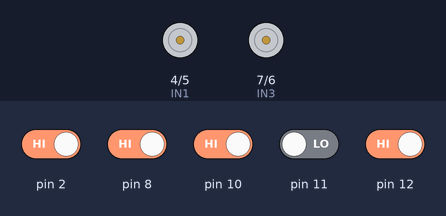
Bench run of a sketch on a simulated Arduino Uno, built with avr-gcc and run on an emulated ATmega328P. Parts: motor-driver pin pairs drawn as motors (green arrow = first pin HIGH = forward, orange = second pin HIGH = backward, longer = more drive, scaled by the enable pin). The test bench sets the inputs (shaded band); at power-on: pin 2, pin 8, pin 10, pin 12 HIGH, pin 11 LOW. What the sketch prints to the serial monitor is not drawn.

Above: at 1.2 s.
1.3 s: pin 11 driven HIGH
At 1.8 s:
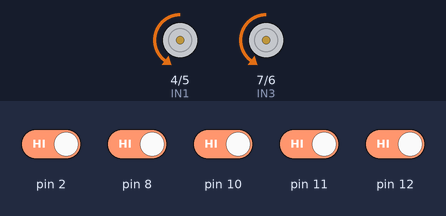
2.8 s: pin 12 driven LOW
At 3.8 s:
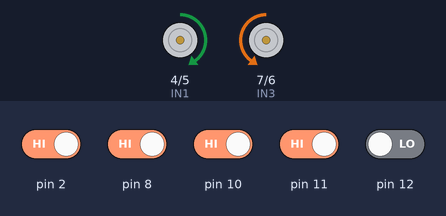
4.3 s: pin 2 driven LOW
At 4.7 s:
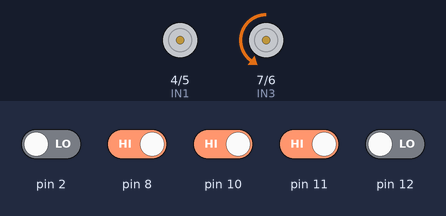
5.8 s: pin 10 driven LOW
7.4 s: pin 8 driven LOW
At 8.0 s:
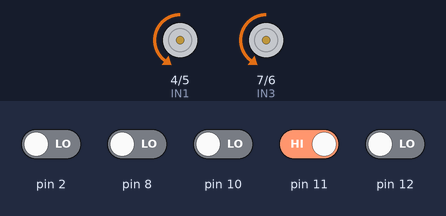
9.0 s: pin 2 driven HIGH
At 9.4 s:
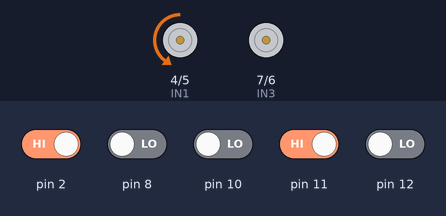
Timing chart, 0 to 59.5 s (numbered marks = the images above; inputs shaded):
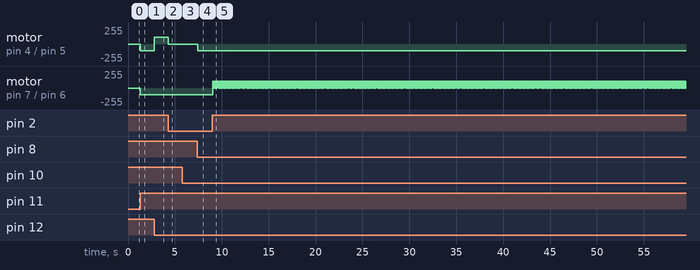

Measured:
- after the input at 1.3 s, motor on pin 4 (IN1) / pin 5 (IN2), motor on pin 7 (IN3) / pin 6 (IN4): stopped → backward 100/255 at once
- after the input at 2.8 s, motor on pin 4 (IN1) / pin 5 (IN2): backward 100/255 → forward 100/255 at once
- after the input at 4.3 s, motor on pin 4 (IN1) / pin 5 (IN2): forward 100/255 → stopped at once
- after the input at 7.4 s, motor on pin 4 (IN1) / pin 5 (IN2): stopped → backward 100/255 at once
- after the input at 9.0 s, motor on pin 7 (IN3) / pin 6 (IN4): alternates forward 100/255 for 0.02 s and stopped for 0.01 s, starting at once

The sketch:

line_followerIR5.ino
```cpp
//Motor one left motor
#define ENA 3
#define IN1 4
#define IN2 5

//Motor two right motor
#define IN3 7
#define IN4 6
#define ENB 9

void setup() {
  //Sensor pins
  pinMode(2,  INPUT);
  pinMode(8,  INPUT);
  pinMode(11, INPUT);
  pinMode(12, INPUT);
  pinMode(13, INPUT);
  //Motor one
  pinMode(ENA, OUTPUT);
  pinMode(IN1, OUTPUT);
  pinMode(IN2, OUTPUT);
  //Motor two
  pinMode(ENB, OUTPUT);
  pinMode(IN3, OUTPUT);
  pinMode(IN4, OUTPUT);
  Serial.begin(9600);

}
void loop() {
  bool rs = digitalRead(12);
  bool mrs = digitalRead(2);
  bool ms = digitalRead(11);
  bool mls = digitalRead(10);
  bool ls=digitalRead(8);

  if(ls==0 && mls==0 && ms==1 && mrs==0 && rs==0)
  {
    forward();
    Serial.println("Forward");
  }
  if(ls==1 && mls==1 && ms==1 && mrs==1 && rs==1)
  {
    forward();
    Serial.println("forward");
  }
  if(ls==0 && mls==1 && ms==1 && mrs==1 && rs==0)
  {
    forward();
    Serial.println("forward");
  }
  if((ls==1 || mls==1) && ms==1 && mrs==0 && rs==0)
  {
    left();
    Serial.println("left");
  }
  if(ls==0 && mls==0 && ms==1 && (mrs==1 || rs==1))
  {
    right();
    Serial.println("Right");
  }
  /*if(ls==0 && mls==0 && ms==0 && mrs==0 && rs==0)
  {
    Stop();
    Serial.println("Stop");
  }
  */
  if(ls==1 && mls==0 && ms==1 && mrs==0 && rs==0)
  {
    left();
    Serial.println("Left");
  }
  if(ls==0 && mls==0 && ms==1 && mrs==0 && rs==1)
  {
    right();
    Serial.println("Right");
  }
  if(ls==0 && mls==0 && ms==1 && (mrs==1 || rs==1))
  {
    sharpright();
    Serial.println("Sharp right");
  }
  if(ls==1 && mls==1 && ms==1 && mrs==1 && rs==0)
  {
    sharpleft();
    Serial.println("sharp left");
  }
}

void forward() {
  analogWrite(3, 100);
  analogWrite(9, 100);
  digitalWrite(IN1, LOW);
  digitalWrite(IN2, HIGH);
  digitalWrite(IN3, LOW);
  digitalWrite(IN4, HIGH);
  Serial.println("forward");
}
void right() {
  analogWrite(3,100);
  analogWrite(9,0);
  digitalWrite(IN1, LOW);
  digitalWrite(IN2, HIGH);
  digitalWrite(IN3, LOW);
  digitalWrite(IN4, LOW);
  Serial.println("right");
}
void left() {
  analogWrite(3,0);
  analogWrite(9,100);
  digitalWrite(IN1, LOW);
  digitalWrite(IN2, LOW);
  digitalWrite(IN3, LOW);
  digitalWrite(IN4, HIGH);
  Serial.println("left");
}
/*void Stop() {
  analogWrite(ENA, 0);
  analogWrite(ENB, 0);
  digitalWrite(IN1, LOW);
  digitalWrite(IN2, LOW);
  digitalWrite(IN3, LOW);
  digitalWrite(IN4, LOW);
  Serial.println("Stop");
}
*/
void sharpleft()
{
  analogWrite(ENA, 100);
  analogWrite(ENB, 100);
  digitalWrite(IN1, HIGH);
  digitalWrite(IN2, LOW);
  digitalWrite(IN3, LOW);
  digitalWrite(IN4, HIGH);
  Serial.println("Stop");
}
void sharpright()
{
  analogWrite(ENA, 100);
  analogWrite(ENB, 100);
  digitalWrite(IN1, LOW);
  digitalWrite(IN2, HIGH);
  digitalWrite(IN3, HIGH);
  digitalWrite(IN4, LOW);
  Serial.println("Stop");
}
```
